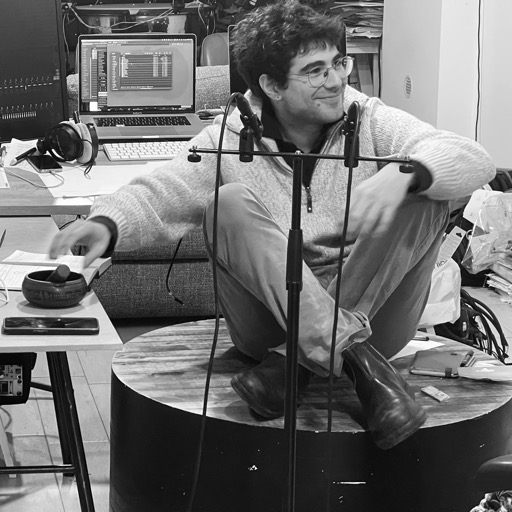
#> input picture images/grdm.jpg, 512 x 512 px
$ python make-hero.py ../../images/grdm.jpg ../../images/grdm.jpg
#> lines starting #> are read from the running program, lines starting #| are printed output that depends on the picture
#!/usr/bin/env python3
"""Genera <slug>-hero.jpg (1600x800) e <slug>-t.jpg (800x800) per un progetto
bottega, dalla foto indicata (convenzione dimensioni: hero/-t di lazzaro).
Uso: make-hero.py <foto-sorgente> <cartella-progetto>
Es.: make-hero.py _bottega/img/tbdc-citera/2023-12-08-prove-leap/ac/edit/2023-12-08-prove-leap-07.jpg _bottega/img/tbdc-citera
"""
import sys
from pathlib import Path
from PIL import Image, ImageOps

src, proj = Path(sys.argv[1]), Path(sys.argv[2])
slug = proj.resolve().name
img = ImageOps.exif_transpose(Image.open(src))
#> img is the input picture: PIL image 512x512 RGB; min 0, max 255, mean 111.3
ImageOps.fit(img, (1600, 800), Image.LANCZOS).save(proj / f"{slug}-hero.jpg", quality=88, subsampling=0)
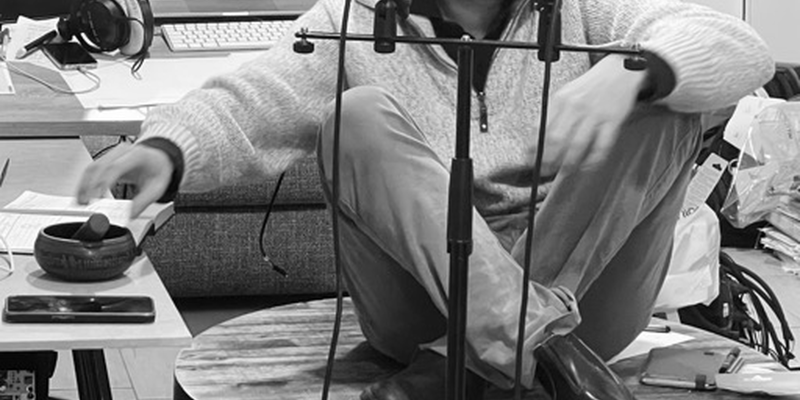
#> saved as grdm.jpg-hero.jpg: PIL image 1600x800 RGB (shown at 1/2 size); min 0, max 255, mean 126.4
ImageOps.fit(img, (800, 800), Image.LANCZOS).save(proj / f"{slug}-t.jpg", quality=88, subsampling=0)
print(f"OK: {slug}-hero.jpg (1600x800), {slug}-t.jpg (800x800)")
